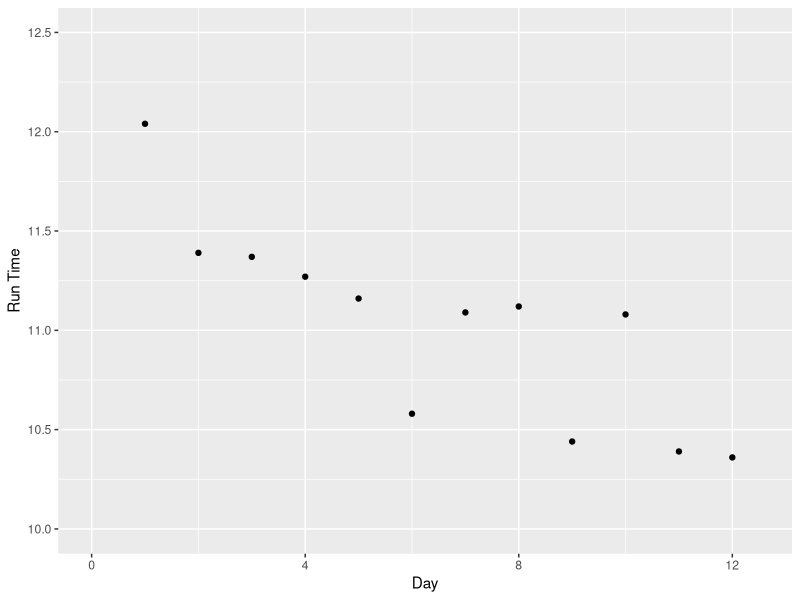
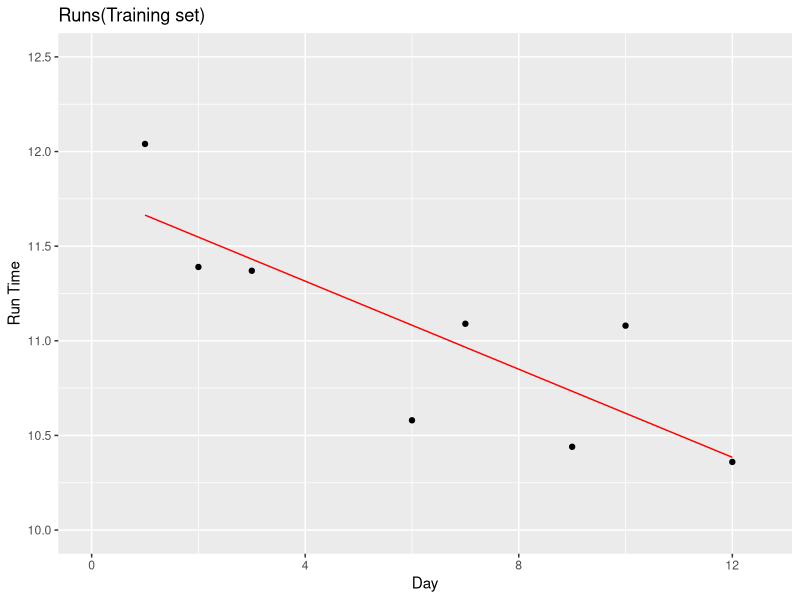

R code for these plots, in order:
## ---- chunk 1
library(caTools)
library(ggplot2)
## ---- chunk 2
day = c(1,2,3,4,5,6,7,8,9,10,11,12)
run_time = c(12.04, 11.39, 11.37, 11.27, 11.16, 10.58, 11.09, 11.12, 10.44, 11.08, 10.39, 10.36)
runs = data.frame(day,run_time)
runs
## ---- chunk 3
ggplot() + geom_point(aes(x=day, y=run_time), col = 'black') +
  xlim(0, 12.5) +
  ylim(10, 12.5) + xlab('Day') + ylab('Run Time')
## ---- chunk 4
set.seed(123)
split = sample.split(runs$run_time, SplitRatio = 2/3)
training_set = subset(runs, split == TRUE)
test_set = subset(runs, split == FALSE)
## ---- chunk 5
reg = lm(formula = run_time~day, data = runs)
summary(reg)
## ---- chunk 6
ypredict = predict(reg,newdata = test_set)
ypredict
runs
## ---- chunk 7
ggplot() + geom_point(aes(x=training_set$day, y=training_set$run_time), col = 'black') +
  geom_line(aes(x=training_set$day, y=predict(reg,newdata = training_set)), col='red') +
  xlim(0, 12.5) +
  ylim(10, 12.5) + xlab('Day') + ylab('Run Time') +
  ggtitle('Runs(Training set)')
